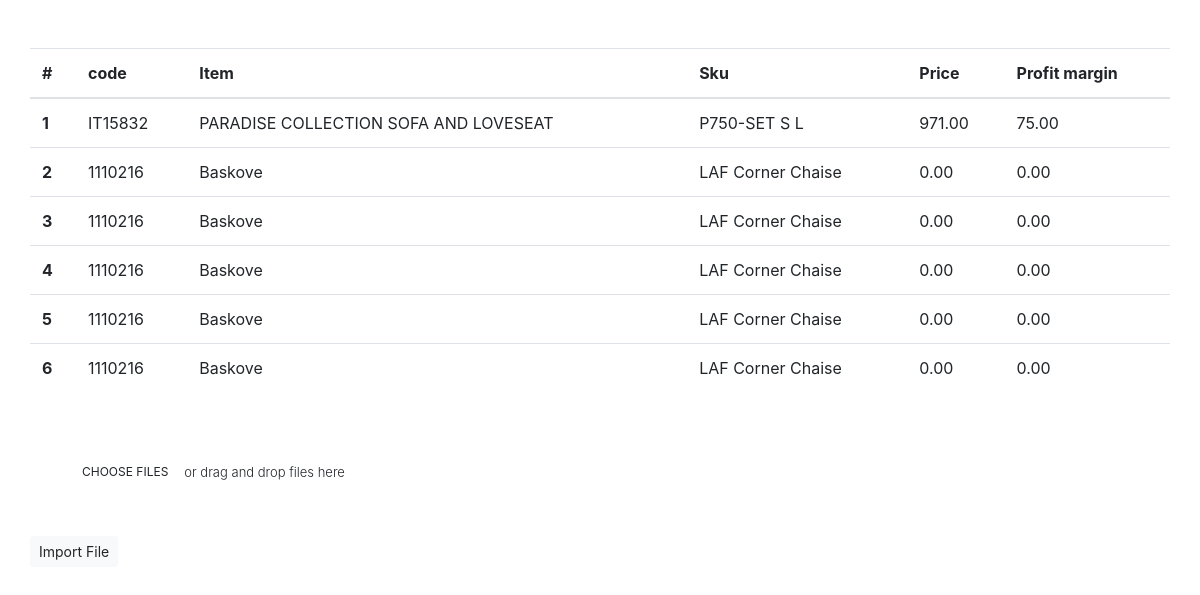
The page / on the database its author committed.
### tables this page shows
CREATE TABLE `db_items` (
  `id` int(5) NOT NULL,
  `parent_id` int(11) DEFAULT NULL,
  `item_code` varchar(50) DEFAULT NULL,
  `custom_barcode` varchar(100) DEFAULT NULL,
  `item_name` varchar(100) DEFAULT NULL,
  `category_id` int(10) DEFAULT NULL,
  `subcategory_id` int(11) DEFAULT NULL,
  `supplier_id` int(11) DEFAULT NULL,
  `sku` varchar(50) DEFAULT NULL,
  `hsn` varbinary(50) DEFAULT NULL,
  `unit_id` int(10) DEFAULT NULL,
  `alert_qty` int(10) DEFAULT NULL,
  `brand_id` int(5) DEFAULT NULL,
  `lot_number` varchar(50) DEFAULT NULL,
  `expire_date` date DEFAULT NULL,
  `price` double(10,2) DEFAULT NULL,
  `tax_id` int(5) DEFAULT NULL,
  `purchase_price` double(10,2) DEFAULT NULL,
  `tax_type` varchar(50) DEFAULT NULL,
  `profit_margin` double(10,2) DEFAULT NULL,
  `sales_price` double(10,2) DEFAULT NULL,
  `stock` int(10) DEFAULT NULL,
  `item_image` mediumtext,
  `size` varchar(255) DEFAULT NULL,
  `color` varchar(255) DEFAULT NULL,
  `is_popular` int(11) NOT NULL DEFAULT '0',
  `system_ip` varchar(50) DEFAULT NULL,
  `system_name` varchar(50) DEFAULT NULL,
  `created_date` date DEFAULT NULL,
  `created_time` varchar(50) DEFAULT NULL,
  `created_by` varchar(50) DEFAULT NULL,
  `company_id` int(5) DEFAULT NULL,
  `dimension_description` text,
  `status` int(5) DEFAULT NULL,
  `is_bundle` int(11) NOT NULL
);

### application/controllers/Welcome.php (called while the page is built, shortened)
<?php
class Welcome extends CI_Controller {
	public function __construct(){
		$this->load->model('Welcome_model');
	}
	public function index()
	{
		$data['item'] = $this->Welcome_model->items();
		$this->load->view('index',$data);
	}
}

### index.php (called while the page is built, shortened)
<?php
require_once BASEPATH.'core/CodeIgniter.php';

### application/models/Welcome_model.php (called while the page is built, shortened)
<?php
class Welcome_model extends CI_Model
{
    public function items($id = FALSE){
        if ($id  === FALSE) :
            $query  = $this->db->get('db_items');
            return $query->result_array();
        endif;
        $query =  $this->db->get_where('db_items', array('db_items.id' => $id));
        return $query->row_array();
    }
}

### application/views/index.php (the view, shortened to what this page needs)
<!doctype html>
<html lang="en">
   <head>
      <link rel="stylesheet" href="https://stackpath.bootstrapcdn.com/bootstrap/4.3.0/css/bootstrap.min.css">
   </head>
   <body>
      <div class="container mt-5">
         <div class="row">
            <table class="table">
               <thead>
                  <tr>
                     <th scope="col">#</th>
                     <th scope="col">code</th>
                     <th scope="col">Item</th>
                     <th scope="col">Sku</th>
                     <th scope="col">Price</th>
                     <th scope="col">Profit margin</th>
                  </tr>
               </thead>
               <tbody>
                  <?php foreach($item as $key=>$row): ?>
                  <tr>
                     <th scope="row"><?php echo $key + 1;?></th>
                     <td><?php echo $row['item_code'];?></td>
                     <td><?php echo $row['item_name'];?></td>
                     <td><?php echo $row['sku'];?></td>
                     <td><?php echo $row['purchase_price'];?></td>
                     <td><?php echo $row['profit_margin'];?></td>
                  </tr>
                  <?php endforeach;?>
               </tbody>
            </table>
            <form method="POST" action="<?php echo base_url('import-excel');?>" enctype="multipart/form-data">
               <div class="file-drop-area"> <span class="choose-file-button">Choose Files</span> <span class="file-message">or drag and drop files here</span>
               </div>
               <button type="submit" class="btn btn-light pull-left btn-sm">Import File</button>
            </form>
         </div>
      </div>
   </body>
</html>

### application/views/index.php (style rules this page uses)
.file-drop-area { position: relative; display: flex; align-items: center; max-width: 100%; padding: 45px; border: 1px dashed rgba(255, 255, 255, 0.4); border-radius: 3px; transition: .2s }
.choose-file-button { flex-shrink: 0; background-color: rgba(255, 255, 255, 0.04); border: 1px solid rgba(255, 255, 255, 0.1); border-radius: 3px; padding: 8px 5px; margin-right: 10px; font-size: 12px; text-transform: uppercase }
.file-message { font-size: small; font-weight: 300; line-height: 1.4; white-space: nowrap; overflow: hidden; text-overflow: ellipsis }

### rows shown on the page
db_items: item_code "IT15832", item_name "PARADISE COLLECTION SOFA AND LOVESEAT", sku "P750-SET S L", purchase_price "971.00", profit_margin "75.00"
db_items: item_code "1110216", item_name "Baskove", sku "LAF Corner Chaise", purchase_price "0.00", profit_margin "0.00"
db_items: item_code "1110216", item_name "Baskove", sku "LAF Corner Chaise", purchase_price "0.00", profit_margin "0.00"
db_items: item_code "1110216", item_name "Baskove", sku "LAF Corner Chaise", purchase_price "0.00", profit_margin "0.00"
db_items: item_code "1110216", item_name "Baskove", sku "LAF Corner Chaise", purchase_price "0.00", profit_margin "0.00"
db_items: item_code "1110216", item_name "Baskove", sku "LAF Corner Chaise", purchase_price "0.00", profit_margin "0.00"
